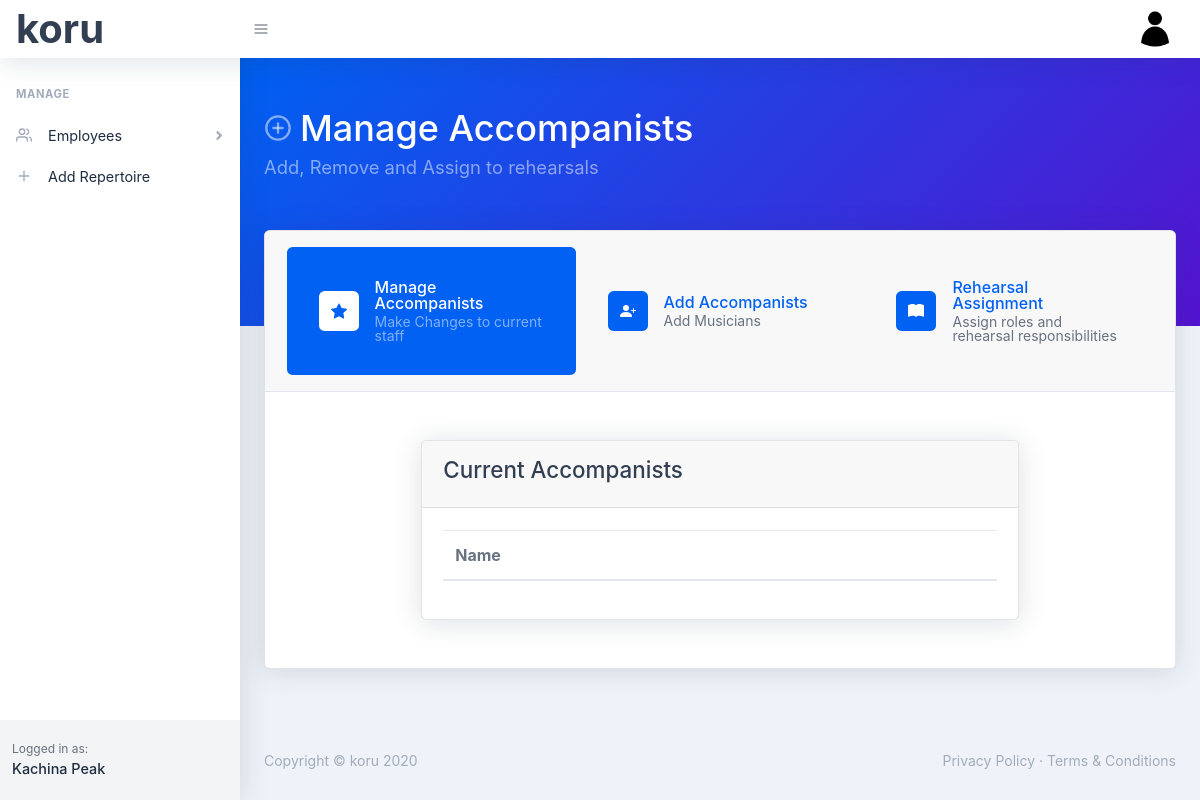
The page /manage-accompanists (signed in) on the database as committed earlier.
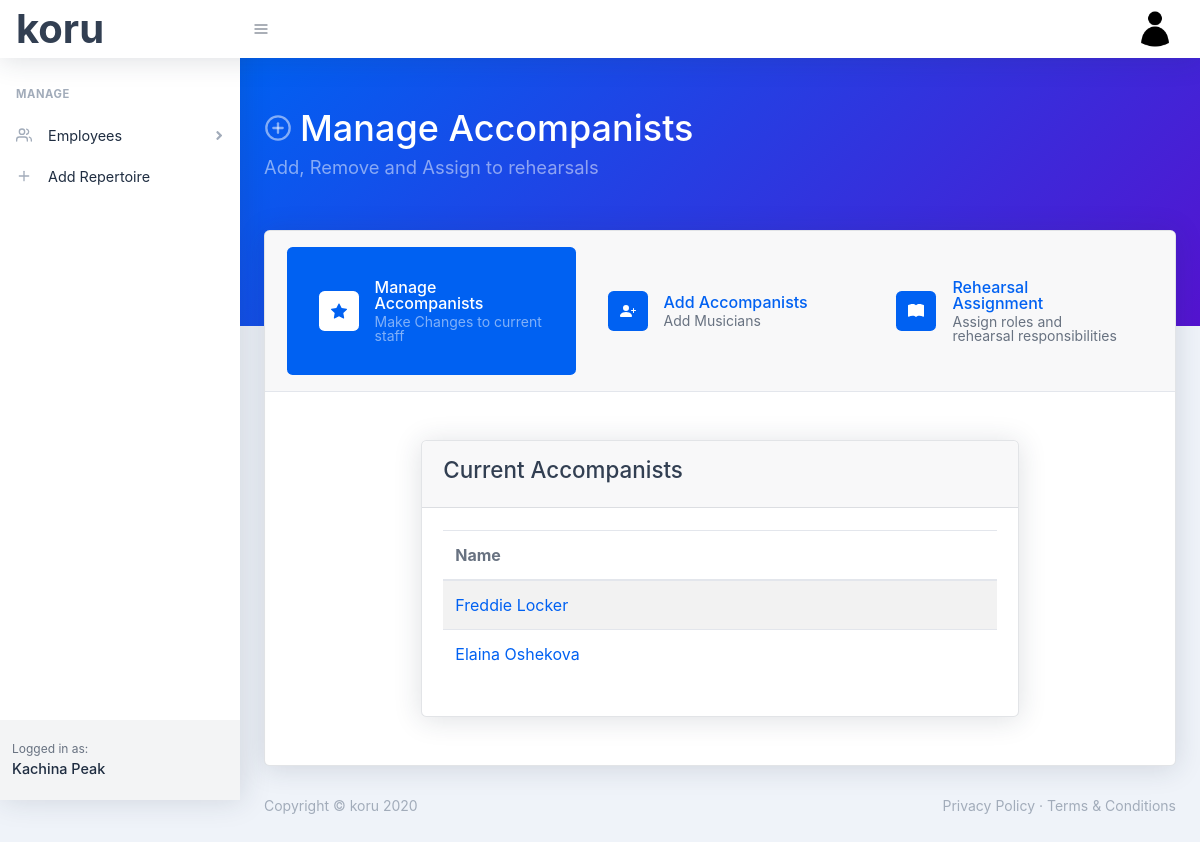
The same page on the database as committed later.
### koru/models.py (models this page shows, shortened)
class User(db.Model, UserMixin):
    id = db.Column(db.Integer, primary_key=True)
    first_name = db.Column(db.String(30), nullable=False)
    last_name = db.Column(db.String(30), nullable=False)
    company_name = db.Column(db.String(60), nullable=False)
    email = db.Column(db.String(60), unique=True, nullable=False)
    image_file = db.Column(db.String(20), nullable=False, default='default.png')
    password = db.Column(db.String(60), nullable=False)
    dancers = db.relationship('Dancer', backref='company', lazy=True)
    balletmasters= db.relationship('BalletMaster', backref='company', lazy=True)
    accompanists = db.relationship('Accompanist', backref='company', lazy=True)
    repetiteurs = db.relationship('Repetiteur', backref='company', lazy=True)

class Accompanist(db.Model):
    id = db.Column(db.Integer, primary_key=True)
    first_name = db.Column(db.String(30), nullable=False)
    last_name = db.Column(db.String(30), nullable=False)
    gender = db.Column(db.String(20), nullable=False)
    user_id = db.Column(db.Integer, db.ForeignKey('user.id'), nullable=False)

### koru/accompanists/routes.py (the view)
@accompanists.route('/manage-accompanists', methods=['GET', 'POST'])
@login_required
def manage_accompanists():
    accompanists = Accompanist.query.filter_by(company=current_user).all()
    return render_template('/manage-accompanists.html', title='Accompanists', manageActive='active', accompanists=accompanists)

### koru/models.py (called while the page is built)
@login_manager.user_loader
def load_user(user_id):
    return User.query.get(int(user_id))

### koru/templates/manage-accompanists.html
{% extends "manageAccompanistLayout.html" %}
{% block accompanistbody %}
<div class=" py-5 " >
    <div class="row justify-content-center">
        <div class="col-xxl-10 col-xl-8 col-sm-12">
            <div class="card">
                <div class="card-header"><h2>Current Accompanists</h2></div>
                <div class="card-body">
                    <table class="table table-striped table-responsive-sm table-responsive-md">
                        <thead>
                            <tr>
                                <th scope="col">Name</th>
                            </tr>
                        </thead>
                        <tbody>
                            {% for person in accompanists %}
                                <tr>
                                    <td> <a href="{{ url_for('accompanists.accompanist', accompanist_id=person.id) }}"> {{person.first_name}} {{ person.last_name }}</a></td>
                                </tr>
                            {% endfor %}
                        </tbody>
                    </table>
                </div>
            </div>
        </div>
    </div>
</div>
{% endblock %}

### koru/templates/manageAccompanistLayout.html (shortened to what this page needs)
{% extends "layout.html" %}
{% block header %}
<header class="page-header page-header-dark bg-gradient-primary-to-secondary pb-10">
    <div class="container">
        <div class="page-header-content pt-4">
            <div class="row align-items-center justify-content-between">
                <div class="col-auto mt-4">
                    <h1 class="page-header-title">
                        <div class="page-header-icon"><i data-feather="plus-circle"></i></div>
                        Manage Accompanists
                    </h1>
                    <div class="page-header-subtitle">Add, Remove and Assign to rehearsals</div>
                </div>
            </div>
        </div>
    </div>
</header>
{% endblock %}
{% block main %}
<div class="container mt-n10">
<div class="card">
    <div class="card-header border-bottom">
        <div class="nav nav-pills nav-justified flex-column flex-xl-row nav-wizard" id="cardTab" role="tablist">
            <a class="nav-item nav-link {{ manageActive }}" id="wizard2-tab" href="{{ url_for('accompanists.manage_accompanists') }}" role="tab" aria-controls="wizard2" aria-selected="true">
                <div class="wizard-step-icon">
                </div>
                <div class="wizard-step-text">
                    <div class="wizard-step-text-name">Manage Accompanists</div>
                    <div class="wizard-step-text-details">Make Changes to current staff</div>
                </div>
            </a>
            <a class="nav-item nav-link {{ addActive }}" href="{{ url_for('accompanists.add_accompanist') }}" role="tab" aria-controls="wizard1" aria-selected="true">
                <div class="wizard-step-icon">
                </div>
                <div class="wizard-step-text">
                    <div class="wizard-step-text-name">Add Accompanists</div>
                    <div class="wizard-step-text-details">Add Musicians</div>
                </div>
            </a>
            <a class="nav-item nav-link {{ assignmentActive }}" id="wizard3-tab" href="" role="tab" aria-controls="wizard3" aria-selected="true">
                <div class="wizard-step-icon">
                </div>
                <div class="wizard-step-text">
                    <div class="wizard-step-text-name">Rehearsal Assignment</div>
                    <div class="wizard-step-text-details">Assign roles and rehearsal responsibilities</div>
                </div>
            </a>
        </div>
    </div>
            {% block accompanistbody %}
            {% endblock %}
</div>
</div>
{% endblock %}

### koru/templates/layout.html (shortened to what this page needs)
<!DOCTYPE html>
<html lang="en">
    <head>
        <link href="../static/css/styles.css" rel="stylesheet" />
        <link href="https://cdn.datatables.net/1.10.21/css/jquery.dataTables.min.css" type="text/css" rel="stylesheet" />
    </head>
    <body class="nav-fixed">
        <nav class="topnav navbar navbar-expand shadow navbar-light bg-white" id="sidenavAccordion">
            <a class="navbar-brand" style="font-size: 40px;" href="{{ url_for('main.index') }}">koru</a>
            <button class="btn btn-icon btn-transparent-dark order-1 order-lg-0 mr-lg-2" id="sidebarToggle" href="#"><i data-feather="menu"></i></button>
            <ul class="navbar-nav align-items-center ml-auto">
                {% if current_user.is_authenticated %}
                <li class="nav-item dropdown no-caret mr-2 dropdown-user">
                    <a class="btn btn-icon btn-transparent-dark dropdown-toggle" id="navbarDropdownUserImage" href="javascript:void(0);" role="button" data-toggle="dropdown" aria-haspopup="true" aria-expanded="false"><img class="img-fluid" src="../static/images/profile_pics/{{ current_user.image_file }}" /></a>
                </li>
                {% else %}
                <a class="nav-link" href="{{ url_for('users.register') }}">Register</a>
                <a class="nav-link" href="{{ url_for('users.login') }}">Login</a>
                {% endif %}
            </ul>
        </nav>
        <div id="layoutSidenav">
            <div id="layoutSidenav_nav">
                <nav class="sidenav shadow-right sidenav-light">
                    <div class="sidenav-menu">
                        <div class="nav accordion" id="accordionSidenav">
                            <div class="sidenav-menu-heading">Manage</div>
                            <a class="nav-link collapsed" href="javascript:void(0);" data-toggle="collapse" data-target="#collapseDashboards" aria-expanded="false" aria-controls="collapseDashboards">
                                <div class="nav-link-icon"><i data-feather="users"></i></div>
                                Employees
                                <div class="sidenav-collapse-arrow"><i class="fas fa-angle-down"></i></div>
                            </a>
                            <a class="nav-link" href="charts.html">
                                <div class="nav-link-icon"><i data-feather="plus"></i></div>
                                Add Repertoire
                            </a>
                        </div>
                    </div>
                    <div class="sidenav-footer">
                        <div class="sidenav-footer-content">
                            <div class="sidenav-footer-subtitle">Logged in as:</div>
                            <div class="sidenav-footer-title">{{ current_user.company_name }}</div>
                        </div>
                    </div>
                </nav>
            </div>
            <div id="layoutSidenav_content">
                <main>
                    {% block header %} {% endblock %}
                        {% block main %} {% endblock %}
                </main>
                <footer class="footer mt-auto footer-light">
                    <div class="container-fluid">
                        <div class="row">
                            <div class="col-md-6 small">Copyright &copy; koru 2020</div>
                            <div class="col-md-6 text-md-right small">
                                <a href="#!">Privacy Policy</a>
                                &middot;
                                <a href="#!">Terms &amp; Conditions</a>
                            </div>
                        </div>
                    </div>
                </footer>
            </div>
        </div>
    </body>
</html>

Rows that differ between the two databases and show on the page:
added Accompanist: first_name "Freddie", last_name "Locker"
added Accompanist: first_name "Elaina", last_name "Oshekova"
